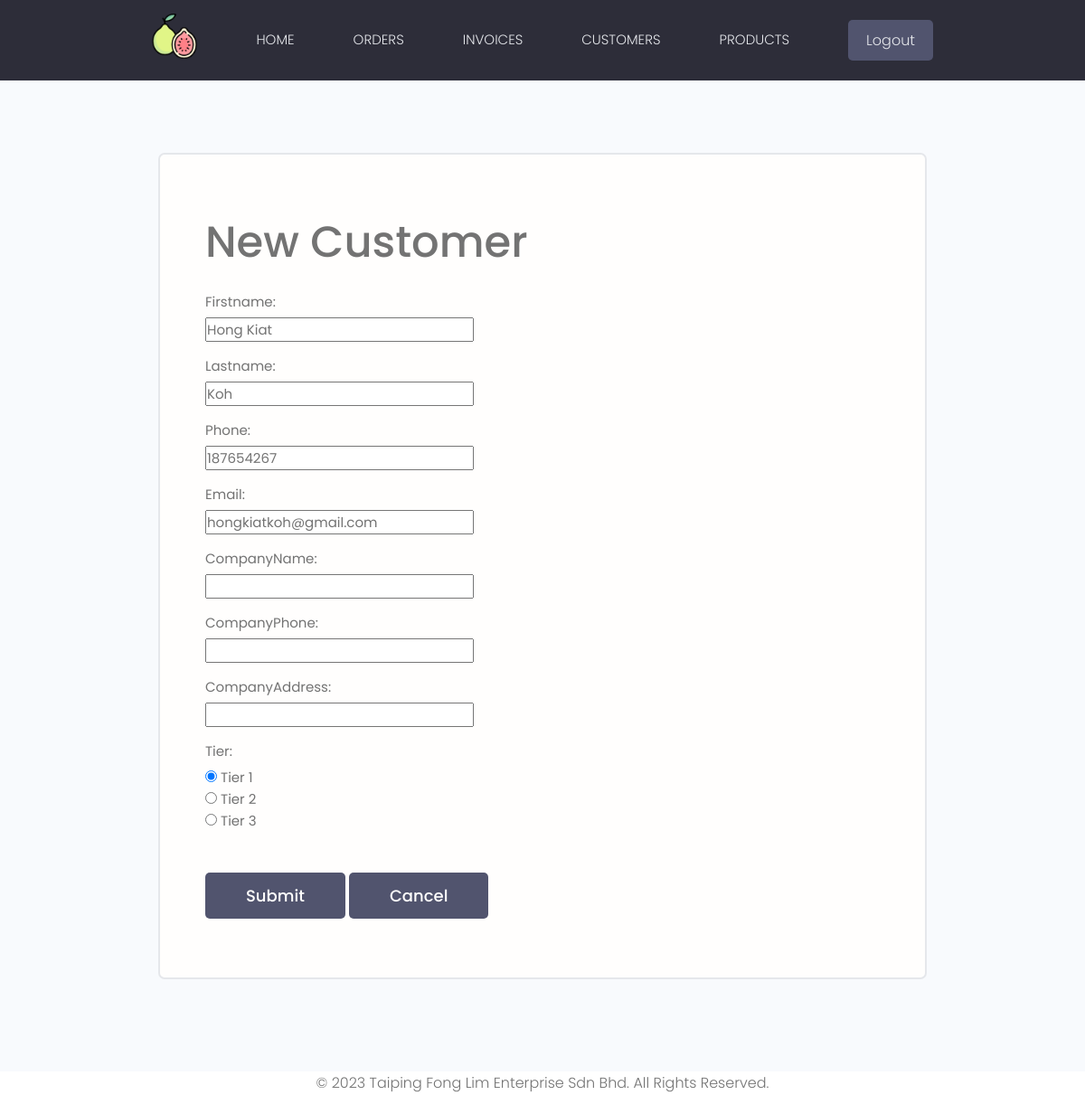
Page /update-customer/3/ (signed in) on the committed database.
### products/models.py (models this page shows, shortened)
class Customer(models.Model):
    firstname = models.CharField(max_length=50, null=True)
    lastname = models.CharField(max_length=50, null=True)
    companyName = models.CharField(max_length=100, null=True, default='N/A')
    companyPhone = models.IntegerField(null=True, default='N/A')
    companyAddress = models.CharField(max_length=200, null=True, default='N/A')
    phone = models.IntegerField(null=True)
    email = models.CharField(max_length=50, null=True)
    tier = models.ForeignKey(Tier, on_delete=models.PROTECT)

class Tier(models.Model):
    TIERS = (
        ('1', 'Tier 1'),
        ('2', 'Tier 2'),
        ('3', 'Market'),
    )
    tier = models.CharField(max_length=10, choices=TIERS, null=True)
    def __str__(self):
        return 'Tier ' + self.tier

### products/views.py (the view)
# urls.py: path('update-customer/<str:pk>/', views.updateCustomer, name="update-customer"),
@login_required(login_url='login')
def updateCustomer(request, pk):
    customer = Customer.objects.get(id=pk)
    form = CustomerForm(instance=customer)
    if request.method == 'POST':
        form = CustomerForm(request.POST, instance=customer)
        if form.is_valid():
            form.save()
            return redirect('customers')
    context = {'form': form}
    return render(request, "customer_form.html", context)

### products/forms.py
class CustomerForm(ModelForm):
    class Meta:
        model = Customer
        fields = ['firstname', 'lastname', 'phone', 'email', 'companyName', 'companyPhone', 'companyAddress', 'tier',]
        widgets = {
            'tier': forms.RadioSelect()
        }

### templates/customer_form.html (shortened to what this page needs)
{% extends 'main.html' %}
{% block content %}
    <main class="formPage my-xl">
        <div class="content-box">
            <div class="formWrapper">
                <br>
                <h1>New Customer</h1>
                <form class="form" method="POST">
                    {% for field in form %}
                    <div class="form__field">
                        <label for="formInput#text">{{ field.label}}: </label>
                            {{ field }}
                    </div>
                    {% endfor %}
                    <input class="btn btn--sub btn--lg  my-md" type="submit" value="Submit"/>
                    <input class="btn btn--sub btn--lg  my-md" type="button" value="Cancel" onclick="history.back()"/>
                </form>
            </div>
        </div>
    </main>
{% endblock content %}

### static/styles/app.css (style rules this page uses)
:root { --color-sub: #2d2d39; }
.btn--sub { background-color: var(--color-sub-light); }
.content-box { width: 95%; max-width: 85rem; margin: 0 auto; }
.formPage .formWrapper { list-style: none; background: var(--color-white); padding: 3.5rem 5rem; border: 2px solid var(--color-light); border-radius: 0.7rem; }

### static/uikit/styles/modules/_variables.css (style rules this page uses)
:root { --color-main: #5aa5b9; --color-main-light: #e6faff; --color-sub: #3f4156; --color-sub-light: #51546e; --color-sub-lighter: #ededfd; --color-text: #737373; --color-gray: #8b8b8b; --color-light: #e5e7eb; --color-light-gray: #767676; --color-bg: #f8fafd; --color-white: #fffefd; --color-white-light: #f3f3f3; --color-success: #359e64; --color-success-bg: #def8e8; --color-error: #fc4b0b; --color-error-bg: #fff2ee; --font-base: 'Poppins', arial, helvetica, 'Segoe UI', roboto, ubuntu, sans-serif; --font-monospace: 'Fira Code', 'Courier New', courier, monospace; --font-regular: 300; --font-medium: 500; --font-bold: 700; --generic-shadow: 1px 1px 5px #00000010; --generic-transition: all 0.3s ease-in-out; }

### static/uikit/styles/modules/_base.css (style rules this page uses)
* { margin: 0; padding: 0; box-sizing: border-box; text-rendering: optimizeLegibility; color: inherit; font-size: inherit; }
html { font-size: 50%; }
@media only screen and (min-width: 480px) { html { font-size: 56.25%; } }
@media only screen and (min-width: 1200px) { html { font-size: 62.5%; } }
body { line-height: 1.6; font-weight: 400; font-size: 1.5rem; color: var(--color-text); background-color: var(--color-bg); min-height: 100vh; }

### static/uikit/styles/modules/_typography.css (style rules this page uses)
* { font-family: var(--font-base); }
h1 { font-size: 4.8rem; font-weight: var(--font-medium); }

### static/uikit/styles/modules/_utilities.css (style rules this page uses)
.my-md { margin: 3rem auto; }
.my-xl { margin: 8rem auto; }

### static/uikit/styles/modules/_button.css (style rules this page uses)
.btn { display: inline-block; position: relative; cursor: pointer; background-color: var(--color-light); font-weight: var(--font-medium); color: var(--color-sub); text-decoration: none; padding: 1rem 2rem; border-radius: 0.5rem; border: none; width: -webkit-fit-content; width: -moz-fit-content; width: fit-content; height: -webkit-fit-content; height: -moz-fit-content; height: fit-content; font-size: 1.6rem; outline-width: 0; outline-color: transparent; -webkit-backface-visibility: hidden; backface-visibility: hidden; transition: all 0.3s ease-in-out; }
.btn--sub { background-color: var(--color-sub); color: var(--color-white); }
.btn--lg { font-size: 1.8rem; padding: 1.2rem 4.5rem; }

### static/uikit/styles/modules/_form.css (style rules this page uses)
.form { display: block; }
.form__field { margin-top: 1.5rem; margin-bottom: 1.5rem; }
.form__label, .form__field > label { display: block; margin-bottom: 0.5rem; color: var(--color-text); }

### rows in the picture
Customer: form "Hong Kiat" "Koh" "187654267" "hongkiatkoh@gmail.com"
Tier: form "☑ Tier 1 ☐ Tier 2 ☐ Tier 3"

### other values in the picture
{{ field.label }} "Firstname" "Lastname" "Phone" "Email" "CompanyName" "CompanyPhone" "CompanyAddress" "Tier"
